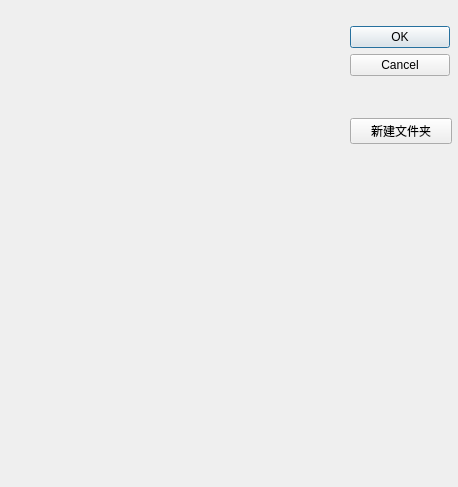
<?xml version="1.0" encoding="UTF-8"?>
<ui version="4.0">
 <class>MoveToDirDialog</class>
 <widget class="QDialog" name="MoveToDirDialog">
  <property name="geometry">
   <rect>
    <x>0</x>
    <y>0</y>
    <width>458</width>
    <height>487</height>
   </rect>
  </property>
  <property name="windowTitle">
   <string>Move document to Directory</string>
  </property>
  <widget class="QWidget" name="layoutWidget">
   <property name="geometry">
    <rect>
     <x>350</x>
     <y>-10</y>
     <width>102</width>
     <height>191</height>
    </rect>
   </property>
   <layout class="QVBoxLayout" name="verticalLayout">
    <item>
     <widget class="QDialogButtonBox" name="buttonBox">
      <property name="sizePolicy">
       <sizepolicy hsizetype="Fixed" vsizetype="Fixed">
        <horstretch>0</horstretch>
        <verstretch>0</verstretch>
       </sizepolicy>
      </property>
      <property name="minimumSize">
       <size>
        <width>100</width>
        <height>0</height>
       </size>
      </property>
      <property name="whatsThis">
       <string/>
      </property>
      <property name="locale">
       <locale language="Chinese" country="China"/>
      </property>
      <property name="orientation">
       <enum>Qt::Vertical</enum>
      </property>
      <property name="standardButtons">
       <set>QDialogButtonBox::Cancel|QDialogButtonBox::Ok</set>
      </property>
     </widget>
    </item>
    <item>
     <widget class="QPushButton" name="newDirBtn">
      <property name="text">
       <string>新建文件夹</string>
      </property>
     </widget>
    </item>
   </layout>
  </widget>
  <widget class="QWidget" name="layoutWidget">
   <property name="geometry">
    <rect>
     <x>7</x>
     <y>9</y>
     <width>331</width>
     <height>620</height>
    </rect>
   </property>
   <layout class="QVBoxLayout" name="verticalLayout_2">
    <item>
     <widget class="QLabel" name="sourceDir">
      <property name="text">
       <string/>
      </property>
     </widget>
    </item>
   </layout>
  </widget>
 </widget>
 <resources/>
 <connections>
  <connection>
   <sender>buttonBox</sender>
   <signal>rejected()</signal>
   <receiver>MoveToDirDialog</receiver>
   <slot>reject()</slot>
   <hints>
    <hint type="sourcelabel">
     <x>295</x>
     <y>458</y>
    </hint>
    <hint type="destinationlabel">
     <x>286</x>
     <y>274</y>
    </hint>
   </hints>
  </connection>
 </connections>
</ui>
